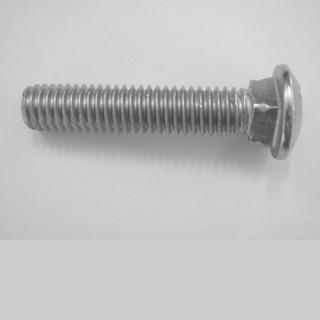
%> input picture Lista 4/Imagens/parafuso2.jpg, 320 x 320 px
$ octave exercicio_1.m   (GNU Octave 9; MATLAB toolbox functions it lacks are replaced by stand-ins)
%> lines starting %> are read from the running program, lines starting %| are printed output that depends on the picture
% ==========================================================
% LISTA 4 - EXERCÍCIO 1
% Objetivo: Leitura de parafuso2.jpg e exibição de 4 gráficos
% (Placeholder para processamento que o usuário irá implementar)
% ==========================================================
clear; clc; close all;

% Carregar pacote de imagem no Octave (se necessário)
if (exist('OCTAVE_VERSION', 'builtin') ~= 0)
    pkg load image;
end

% 1. LEITURA DA IMAGEM
% Caminho relativo para a imagem
try
    im_orig = imread('Imagens/parafuso2.jpg');
%> im_orig is the input picture: size 320x320 uint8; min 59, max 254, mean 191.5
catch
    % Fallback caso executado de outro diretório
    im_orig = imread('Lista 4/Imagens/parafuso2.jpg');
end

% ----------------------------------------------------------
% ESPAÇO PARA O SEU PROCESSAMENTO (Implemente aqui!)
% ----------------------------------------------------------

im_proc1 = double(im_orig);

im_proc1 = fft2(im_proc1);

% 🚫 Preciso informar o −π a π?
% Não. Tu não informas isso na função.
% O que acontece é o seguinte: matematicamente, quando tu calculas a FFT, o resultado vem organizado de 0 a 2π. Ao usares o fftshift, tu estás a "rodar" a matriz de modo que o que estava no fim (2π) e o que estava no início (0) se encontrem. O resultado visual disso é o que chamamos de espectro de −π a π.
% O −π e o π são apenas os rótulos dos eixos que tu usarias num gráfico para dizer: "Olha, o centro é o zero, o lado esquerdo é o limite negativo e o direito é o positivo".

im_proc1 = fftshift(im_proc1);

% Placeholder 1
im_proc1 = im_proc1;

% Placeholder 2
im_proc2 = im_orig;

% Placeholder 3
im_proc3 = im_orig;

% ==========================================================
% EXIBIÇÃO DOS RESULTADOS (2x2 Subplot)
% ==========================================================
figure('Name', 'Lista 4 - Processamento de Parafuso', 'NumberTitle', 'off');

subplot(2, 2, 1);
imshow(im_orig);
title('1. Imagem Original');


% Linear: Verás que o gráfico fica quase todo preto com um pontinho branco brilhante no centro. Isso acontece porque o componente de frequência zero (DC) é ordens de grandeza maior que os outros. É como tentar tirar uma foto de uma vela ao lado do Sol; o Sol ofusca tudo.

subplot(2, 2, 2);
imshow(uint8(255*mat2gray(abs(im_proc1))));
title('2. Linear');

% Logarítmica: Ao aplicar log(1+moˊdulo), tu "achatas" essa diferença. Isso permite que as frequências mais baixas e mais altas fiquem visíveis na mesma imagem.
subplot(2, 2, 3);
imshow(uint8(255*mat2gray(log(1 + abs(im_proc1)))));
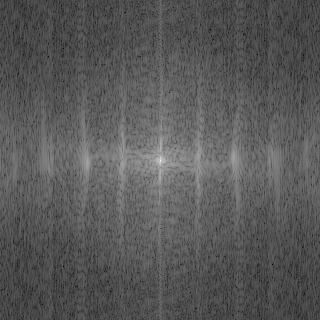
%> displayed picture: size 320x320, on the screen's scale of 0 to 255; min 0, max 255, mean 88.2
title('3. Logarítmica');

% Fase (angle): Indica o "atraso" ou deslocamento dessas ondas. É aqui que está a informação de onde as bordas estão localizadas.
subplot(2, 2, 4);
imshow(angle(im_proc1));
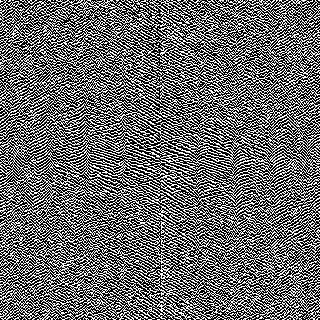
%> displayed picture: size 320x320, on the screen's scale of 0 to 255; min 0, max 255, mean 107.2
title('4. Fase');


%1. Pré-processamento e Precisão: > A análise no domínio da frequência exige que a imagem seja tratada como um sinal matemático contínuo e não apenas como um arquivo de imagem. Por isso, seguimos a cadeia RGB → Gray → Double. Primeiro, convertemos para tons de cinza para reduzir a dimensionalidade (de 3 canais para 1). Depois, convertemos para double (ou im2double) para garantir precisão decimal nos cálculos da FFT e evitar que os valores "estourem" o limite de 255 do uint8. A normalização (trazer os valores para o intervalo [0,1]) é o que permite que funções matemáticas como o logaritmo e a exponencial funcionem sem gerar erros de escala ou ruído numérico.

%2. Anatomia do Espectro e Ortogonalidade: > No domínio da frequência, o Módulo representa a energia (quanta variação existe), enquanto a Fase representa a geometria (onde a variação ocorre). O fenômeno mais importante aqui é a ortogonalidade: uma borda ou padrão repetitivo numa direção no espaço gera uma linha de frequências na direção perpendicular (90∘ de rotação) no espectro. Assim, detalhes horizontais aparecem no eixo vertical e vice-versa. O uso da escala logarítmica é obrigatório para visualização humana, pois ela comprime a enorme amplitude do componente DC (brilho médio) e "puxa" as altas frequências das bordas para o intervalo visível, revelando a assinatura direcional da imagem.


pause;
